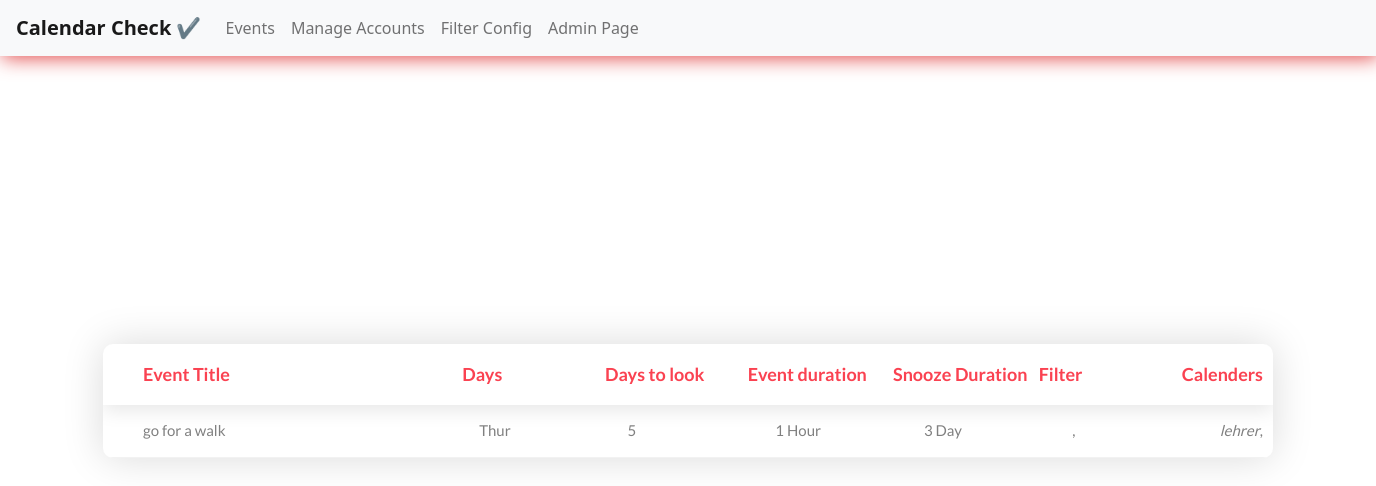
Before: / with the older database file.
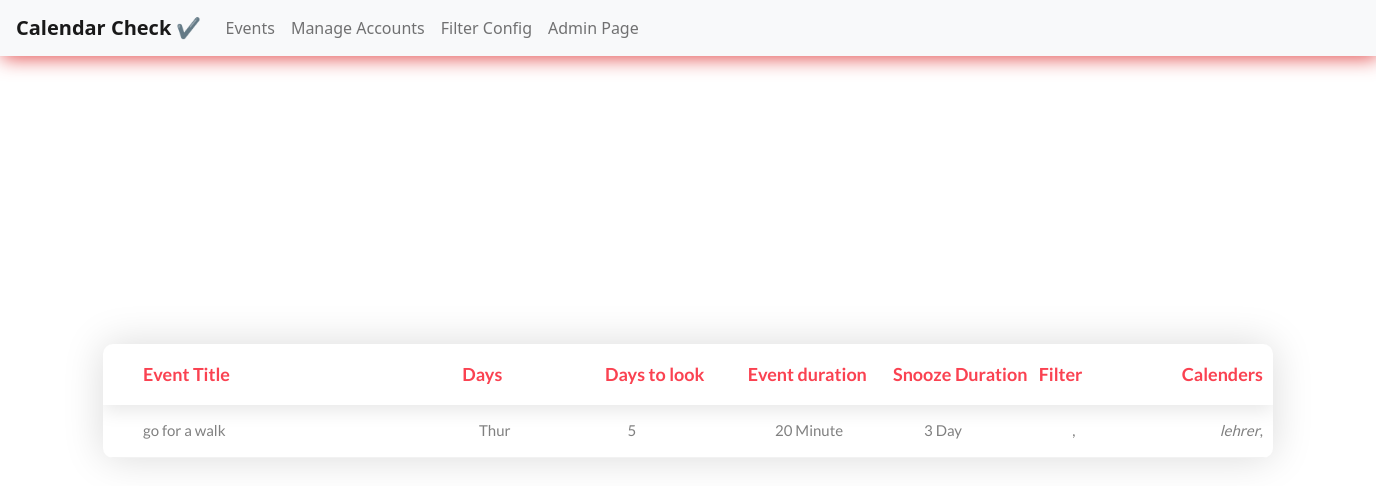
After: the same page with the newer database file.
### cal/models.py (models this page shows, shortened)
class EventDetails(models.Model):
    title = models.CharField(max_length=200)
    days_to_look = models.IntegerField(null=True)
    days = MultiSelectField(choices=day_choices, null=True)
    event_duration_type = models.CharField(max_length=100, choices=event_duration_choice)
    event_duration = models.IntegerField()
    apply_snooze = models.BooleanField(default=True)
    snooze_type = models.CharField(max_length=100, choices=event_duration_choice)
    snooze_duration = models.IntegerField()
    snooze_days = MultiSelectField(choices=day_choices, null=True, blank=True)
    filter = models.ManyToManyField(Filter)
    calenders = models.ManyToManyField('Calenders')
    class Meta:
        verbose_name_plural = "Event Details"

### cal/views.py (the view)
# urls.py: path('', home, name='home'),
def home(request):
    events = EventDetails.objects.all()
    context = {'events': events}
    return render(request, 'cal/home.html', context)

### cal/templates/cal/home.html (shortened to what this page needs)
{% extends 'index.html' %}
{% load static %}
{% block content %}
<div class="limiter">
    <div class="container-table100">
        <div class="wrap-table100">
            <div class="table100 ver2 m-b-110">
                <div class="table100-head">
                    <table>
                        <thead>
                            <tr class="row100 head">
                                <th class="cell100 column1">Event Title</th>
                                <th class="cell100 column5">Days</th>
                                <th class="cell100 column2">Days to look</th>
                                <th class="cell100 column5">Event duration</th>
                                <th class="cell100 column5">Snooze Duration</th>
                                <th class="cell100 column5">Filter</th>
                                <th class="cell100 column5">Calenders</th>
                            </tr>
                        </thead>
                    </table>
                </div>
                <div class="table100-body js-pscroll">
                    <table>
                        <tbody>
                            {% for event in events %}
                            <tr class="row100 body">
                                <td class="cell100 column1">{{ event.title }}</td>
                                <td class="cell100 column5">{{ event.days }}</td>
                                <td class="cell100 column2">{{ event.days_to_look }}</td>
                                <td class="cell100 column5">{{ event.event_duration }} {{ event.event_duration_type }}</td>
                                <td class="cell100 column5">{{ event.snooze_duration }} {{ event.snooze_type }}</td>
                                <td class="cell100 column5">
                                    {% for fil in event.filter.all %}
                                    ,
                                    {% endfor %}
                                </td>
                                <td class="cell100 column5">
                                    {% for cal in event.calenders.all %}
                                    <i>{{ cal.name }}</i>,
                                    {% endfor %}
                                </td>
                            </tr>
                            {% endfor %}
                        </tbody>
                    </table>
                </div>
            </div>
        </div>
    </div>
</div>
{% endblock content %}

Changed rows visible on the page:
changed EventDetails "go for a walk": event_duration "1" → "20"; event_duration_type "Hour" → "Minute"
